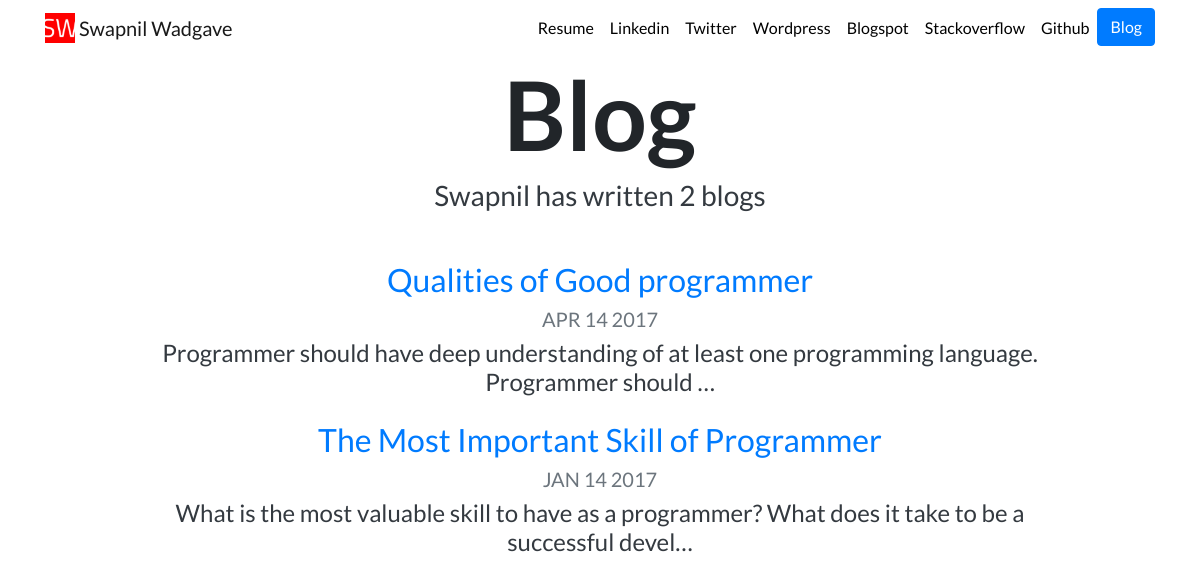
Screenshot of /blog/ with the database file from the repository.
### blog/models.py (models this page shows, shortened)
class Blog(models.Model):
    title = models.CharField(max_length=200)
    description = models.TextField()
    date = models.DateField()

### blog/views.py (the view)
# urls.py: path('',views.all_blogs, name='all_blogs'),
def all_blogs(request):
    blogs = Blog.objects.order_by('-date')
    return render(request, 'blog/all_blogs.html', {'blogs':blogs})

### blog/templates/blog/all_blogs.html
{% extends 'portfolio/base.html' %}
{% block content%}
<h1 id="blogtitle" class="font-weight-bold text-center">Blog</h1>
<div class="bg-transparent text-dark text-center ">
<h3 class="text-center mb-5">Swapnil has written {{ blogs.count }} blog{{ blogs.count|pluralize }}</h3>
{% for blog in blogs %}
<div class="row justify-content-center my-3">
  <div class="col-md-10">
    <a href="{% url 'blog:detail' blog.id %}">
      <h2>{{ blog.title }}</h2>
    </a>
    <h5 class="text-muted">{{ blog.date|date:'M d Y'|upper }}</h5>
    <h4>{{ blog.description|striptags|truncatechars:100 }}</h4>
  </div>
{% endfor %}
</div>
{% endblock %}

### portfolio/static/portfolio/custom.css (style rules this page uses)
body { font-family: 'Lato', sans-serif; }
#blogtitle { font-size: 6rem; }

### rows the page displays
Blog: title "Qualities of Good programmer", date "APR 14 2017", description "Programmer should have deep understanding of at least one programming language. Programmer should …"
Blog: title "The Most Important Skill of Programmer", date "JAN 14 2017", description "What is the most valuable skill to have as a programmer? What does it take to be a successful devel…"

### other values shown
{{ blogs.count }} "2"
